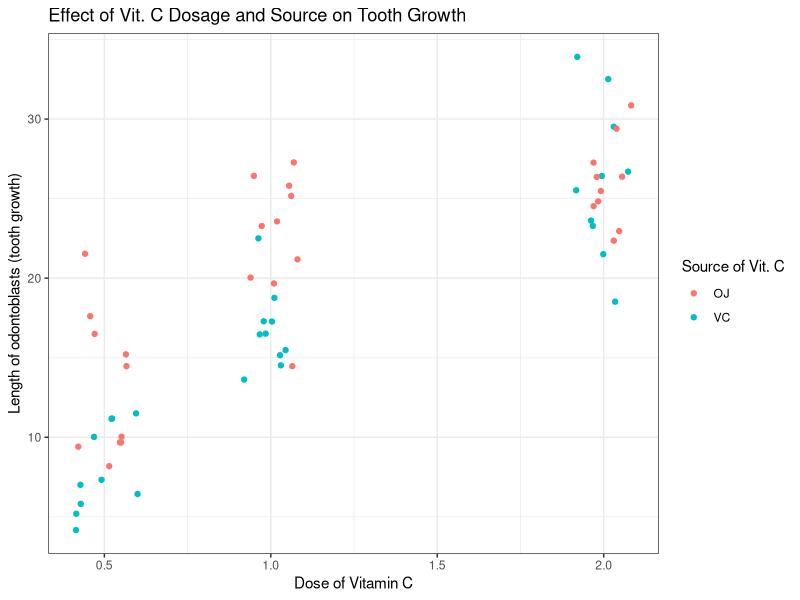

Here is the R script that generated this plot:
## ---- chunk 1
x <- 1  # Note how I assign them to variables instead of just writing 1+2
y <- 2 
z <- x + y
z # By doing this, I can print out the output of z. Alternately, you can also do (z <- x+y). 
## ---- chunk 2
suppressMessages(library(tidyverse)) # This package contains functions we will use to answer the questions

titanic <- data.frame(Titanic)
## ---- chunk 3
(child_adult <- titanic %>% # Pipe the data set into the function
  select(Age, Freq) %>% # Select the columns (variables) of interest
  group_by(Age) %>% # Group by Age
  summarize(freq = sum(Freq)))
## ---- chunk 4
(adult_male_female <- titanic %>% # Pipe the titanic data into the filter function
  filter(Age == "Adult") %>% # Filter the data to only Adult passengers
  group_by(Sex) %>% # Group Adult passengers by Sex
  summarize(n = sum(Freq))) # Summarize the frequency of each group
## ---- chunk 5
(survival_age <- titanic %>% 
    select(Age, Survived, Freq) %>% # To answer the question, select the relevant variables
    group_by(Age, Survived) %>% # Group by Age and Survived
    summarize(survival_by_category = sum(Freq)) %>% # Sum up the number of survivals by Age
    mutate(total_passengers_by_age = sum(survival_by_category)) %>% # Find the total under each Age group
    mutate(survival_rate = survival_by_category/total_passengers_by_age * 100)) # Determine survival rate by age
## ---- chunk 6
(survival_class <- titanic %>% 
    select(Class, Survived, Freq) %>% # To answer the question, select the relevant variables
    group_by(Class, Survived) %>% # Group by class and survival
    summarize(survival_by_category = sum(Freq)) %>% # Sum up the number of survivals by class
    mutate(total_passengers_by_class = sum(survival_by_category)) %>% # Find the total under each Age group
    mutate(survival_rate = survival_by_category/total_passengers_by_class * 100)) # Determine survival rate by class
## ---- chunk 7
pig_tooth_growth <- data.frame(read.table("guinea_pigs_tooth_growth.txt", header = TRUE)) # Assign the data to a variable "pig_tooth_growth"
## ---- chunk 8
str(pig_tooth_growth) # Provides information about the data
## ---- chunk 9
pig_tooth_growth %>% # Pipe the data into the ggplot function
    ggplot(aes(dose, len, color = supp)) + # Map the variables to aesthetics
    geom_jitter(width = 0.1) + # A little jitter to avoid over-plotting
    theme_bw() + # Reduce the background
    labs(title = "Effect of Vit. C Dosage and Source on Tooth Growth",
          x = "Dose of Vitamin C",
          y = "Length of odontoblasts (tooth growth)",
          color = "Source of Vit. C") # Give informative labels to the plot
